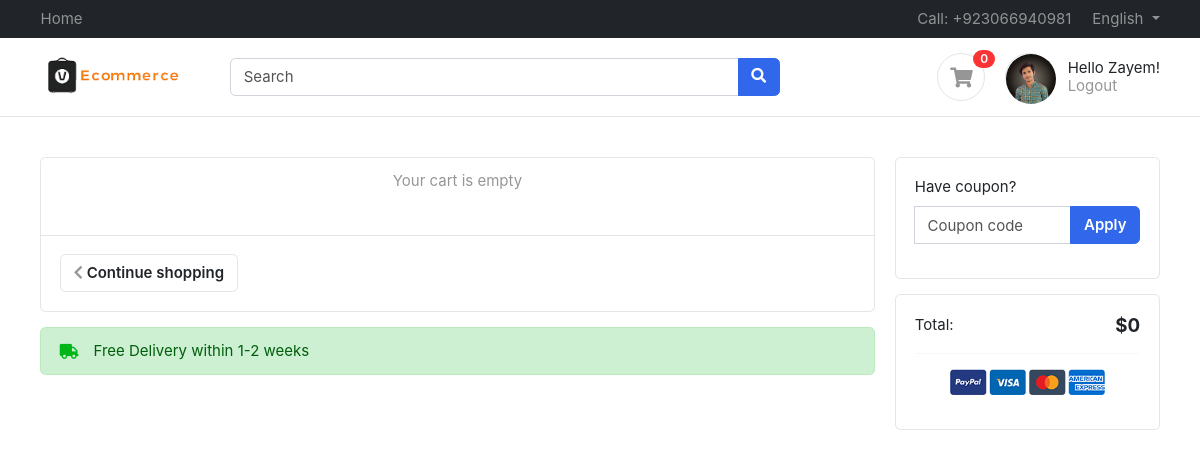
Page /account/cart/ (signed in) on the earlier database version.
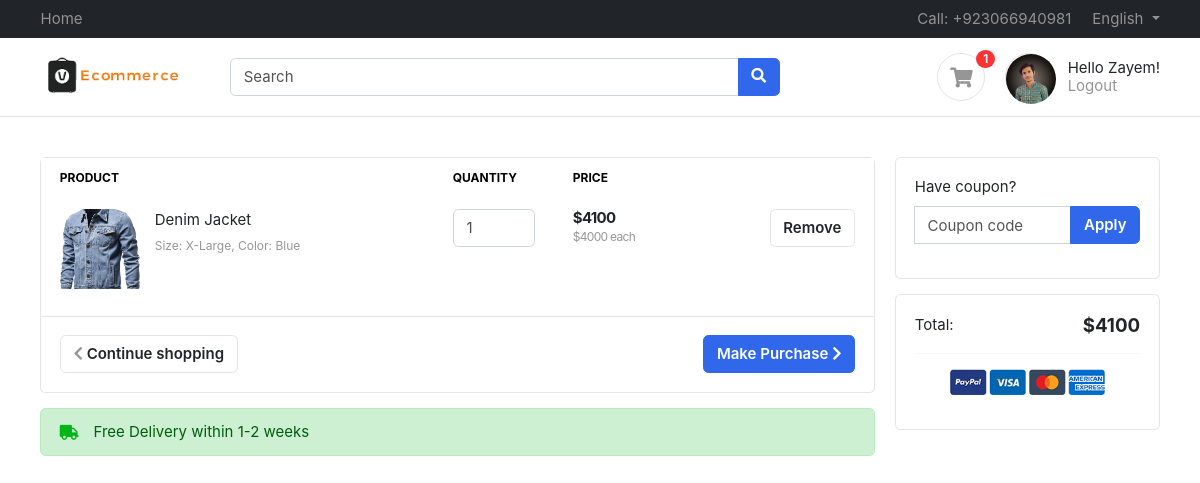
Same page on the later database version.
### accounts/models.py (models this page shows)
class Profile(BaseModel):
    user = models.OneToOneField(User, on_delete=models.CASCADE, related_name='profile')
    is_email_verified = models.BooleanField(default=False)
    email_token = models.CharField(max_length=100, null=True, blank=True)
    profile_image = models.ImageField(upload_to='profile')
    def get_cart_count(self):
        return CartItem.objects.filter(cart__is_paid=False, cart__user=self.user).count()

class CartItem(BaseModel):
    cart = models.ForeignKey(Cart, on_delete=models.CASCADE, related_name='cart_items')
    product = models.ForeignKey(Product, on_delete=models.SET_NULL, null=True, blank=True)
    quantity = models.IntegerField(default=1)
    colorVariant = models.ForeignKey(ColorVariant, on_delete=models.SET_NULL, null=True, blank=True)
    sizeVariant = models.ForeignKey(SizeVariant, on_delete=models.SET_NULL, null=True, blank=True)
    def get_product_price(self):
        price = self.product.price if self.product else 0
        if self.colorVariant:
            price += self.colorVariant.price if self.colorVariant else 0
        if self.sizeVariant:
            price += self.sizeVariant.price if self.sizeVariant else 0
        return price * self.quantity

### products/models.py (models this page shows, shortened)
class Product(BaseModel):
    product_name = models.CharField(max_length=100)
    slug = models.SlugField(unique=True, null=True, blank=True)
    category = models.ForeignKey(Category, on_delete=models.CASCADE, related_name='products')
    price = models.IntegerField()
    modal_number = models.CharField(max_length=100, blank=True, null=True)
    description = models.TextField()
    color_variant = models.ManyToManyField(ColorVariant, blank=True)
    size_variant = models.ManyToManyField(SizeVariant, blank=True)

class ProductImage(BaseModel):
    product = models.ForeignKey(Product, on_delete=models.CASCADE, related_name='product_images')
    image = models.ImageField(upload_to='product')

class SizeVariant(BaseModel):
    size_name = models.CharField(max_length=100)
    slug = models.SlugField(unique=True, null=True, blank=True)
    price = models.IntegerField(default=0)

class ColorVariant(BaseModel):
    color_name = models.CharField(max_length=100)
    slug = models.SlugField(unique=True, null=True, blank=True)
    price = models.IntegerField(default=0)

### accounts/views.py (the view, shortened to what this page needs)
# urls.py: path('cart/', cart, name="cart"),
def cart(request):
    if not request.user.is_authenticated:
         return redirect('/account/login')
    else:
        cart = Cart.objects.filter(is_paid=False, user=request.user).first()
        total_price = 0
        sub_total_price = 0
        if cart:
            cart_items = cart.get_cart_items()
            total_price = cart.get_cart_total()
        else:
            cart_items = []
        if cart.coupon:
            sub_total_price = total_price + cart.coupon.discount_price if cart.coupon else total_price
        context = {'cart_items': cart_items, 'total_price': total_price, 'cart':cart, 'sub_total_price': sub_total_price}
        return render(request, 'accounts/cart.html', context= context)

### accounts/models.py (called while the page is built)
    def get_cart_items(self):
        return self.cart_items.all()

    def get_cart_total(self):
        cart_items = self.cart_items.all()
        total_price = 0  # Initialize total price
        for cart_item in cart_items:
            product_price = cart_item.get_product_price()
            total_price += product_price  # Add the product price to total
        if self.coupon:
            return total_price - self.coupon.discount_price
        return total_price

### templates/accounts/cart.html (shortened to what this page needs)
{% extends "base/base.html" %} {% block start %}
<section class="section-content padding-y">
    <div class="container">
    <div class="row">
        <main class="col-md-9">
    <div class="card">
    <table class="table table-borderless table-shopping-cart">
    {% if not cart_items %}
    <div class="alert ">
        <p class="text-center text-muted">Your cart is empty</p>
    </div>
    {%else%}
    <thead class="text-muted">
    <tr class="small text-uppercase">
      <th scope="col">Product</th>
      <th scope="col" width="120">Quantity</th>
      <th scope="col" width="120">Price</th>
      <th scope="col" class="text-right" width="200"> </th>
    </tr>
    </thead>
    <tbody>
        {% for item in cart_items %}
        <tr>
            <td>
                <figure class="itemside">
                    <div class="aside"><img src="/media/{{item.product.product_images.first.image}}" class="img-sm"></div>
                    <figcaption class="info">
                        <a href="#" class="title text-dark">{{ item.product.product_name }}</a>
                        <p class="text-muted small">Size: {{ item.sizeVariant.size_name }}, Color: {{ item.colorVariant.color_name }}</p>
                    </figcaption>
                </figure>
            </td>
            <td>
                <form  method="POST">
                    <select onchange="this.form.submit()" class="form-control" name="quantity">
                        <option value="1" {% if item.quantity == 1 %} selected {% endif %}>1</option>
                    </select>
                </form>
            </td>
            <td>
                <div class="price-wrap">
                    <var class="price">${{  item.get_product_price }}</var>
                    <small class="text-muted"> ${{ item.product.price }} each </small>
                </div>
            </td>
            <td class="text-right">
                <a href="{% url 'remove_cart' item.uid %}" class="btn btn-light"> Remove</a>
            </td>
        </tr>
        {%endfor%}
    </tbody>
    {% endif %}
    </table>
    <div class="card-body border-top">
        {% if cart_items %}
        <a href="/account/checkout" class="btn btn-primary float-md-right"> Make Purchase <i class="fa fa-chevron-right"></i> </a>
        {%endif%}
        <a href="/" class="btn btn-light"> <i class="fa fa-chevron-left"></i> Continue shopping </a>
    </div>
    </div>
    <div class="alert alert-success mt-3">
        <p class="icontext"><i class="icon text-success fa fa-truck"></i> Free Delivery within 1-2 weeks</p>
    </div>
        </main>
        <aside class="col-md-3">
            <div class="card mb-3">
                <div class="card-body">
                <form method="POST">
                    <div class="form-group">
                        <label>Have coupon?</label>
                        <div class="input-group">
                            <input type="text" class="form-control" name="coupon" placeholder="Coupon code">
                            <span class="input-group-append">
                                <button type="submit" class="btn btn-primary">Apply</button>
                            </span>
                        </div>
                    </div>
                </form>
                </div>
            </div>
            <div class="card">
                <div class="card-body">
                        <dl class="dlist-align">
                          <dt>Total:</dt>
                          <dd class="text-right  h5"><strong>${{total_price}}</strong></dd>
                        </dl>
                        <hr>
                        <p class="text-center mb-3">
                            <img src="/media/images/misc/payments.png" height="26">
                        </p>
                </div>
            </div>
        </aside>
    </div>
    </div>
    </section>
{% endblock %}

### templates/base/base.html (shortened to what this page needs)
<!DOCTYPE html>
<html lang="en">
  <head>
<link href="https://cdn.jsdelivr.net/npm/bootstrap@5.3.2/dist/css/bootstrap.min.css" rel="stylesheet">
    <link href="/media/css/bootstrap.css" rel="stylesheet" type="text/css" />
    <link
      href="/media/fonts/fontawesome/css/all.min.css"
      type="text/css"
      rel="stylesheet"
    />
    <link href="/media/css/ui.css" rel="stylesheet" type="text/css" />
    <link href="/media/css/responsive.css" rel="stylesheet" />
  </head>
  <body>
    <header class="section-header">
      <nav class="navbar navbar-dark navbar-expand p-0 bg-dark">
        <div class="container">
          <ul class="navbar-nav d-none d-md-flex mr-auto">
            <li class="nav-item"><a class="nav-link" href="/">Home</a></li>
          </ul>
          <ul class="navbar-nav">
            <li class="nav-item">
              <a href="https://wa.me/923066940981" class="nav-link"> Call: +923066940981 </a>
            </li>
            <li class="nav-item dropdown">
              <a
                href="#"
                class="nav-link dropdown-toggle"
                data-toggle="dropdown"
              >
                English
              </a>
            </li>
          </ul>
        </div>
      </nav>
      <section class="header-main border-bottom">
        <div class="container">
          <div class="row align-items-center">
            <div class="col-lg-2 col-4">
              <div class="brand-wrap">
                <img class="logo" src="/media/images/logo.png" />
              </div>
            </div>
            <div class="col-lg-6 col-sm-12">
              <form action="{% url 'search' %}" method="GET">
                <div class="input-group w-100">
                  <input
                    type="text"
                    name="query"
                    class="form-control"
                    placeholder="Search"
                  />
                  <div class="input-group-append">
                    <button class="btn btn-primary" type="submit">
                      <i class="fa fa-search"></i>
                    </button>
                  </div>
                </div>
              </form>
            </div>
            <div class="col-lg-4 col-sm-6 col-8">
              <div class="widgets-wrap float-md-right">
                <div class="widget-header mr-3">
                  <a href="/account/cart" class="icon icon-sm rounded-circle border"
                    ><i class="fa fa-shopping-cart"></i
                  ></a>
                  <span class="badge badge-pill badge-danger notify">{{request.user.profile.get_cart_count}}</span>
                </div>
                <div class="widget-header icontext">
                  <a href="/account" class="icon icon-sm rounded-circle border"
                    >{% if request.user.profile.profile_image %}
                    <img src="{{ request.user.profile.profile_image.url }}" alt="Profile Photo" class="rounded-circle" width="50" height="50">
                    {%else%}
                    <i class="fa fa-user"></i>
                    {%endif%}
                    </a>
                  <div class="text">
                    {% if request.user.is_authenticated %}
                    <div class="text">
                      <p>Hello {{ request.user.last_name }}!</p>
                      <a href="/account/logout" class="text-muted">Logout</a>
                    </div>
                    {%else%}
                    <div>
                      <a href="/account/login">Sign in</a> |
                      <a href="/account/register/"> Register</a>
                    </div>
                    {% endif %}
                  </div>
                </div>
              </div>
            </div>
          </div>
        </div>
      </section>
    </header>
    {% block start %} {% endblock %}
  </body>
</html>

Differences in the rows shown:
added CartItem: product.product_images.first.image (picture), product.product_name "Denim Jacket", sizeVariant.size_name "X-Large", colorVariant.color_name "Blue", quantity "1", get_product_price "4100", product.price "4000"
Other differences:
{{ request.user.profile.get_cart_count }}: "0" → "1"
{{ total_price }}: "0" → "4100"
text no longer shown: "Your cart is empty"
text now shown: "PRODUCT QUANTITY PRICE Make Purchase"
